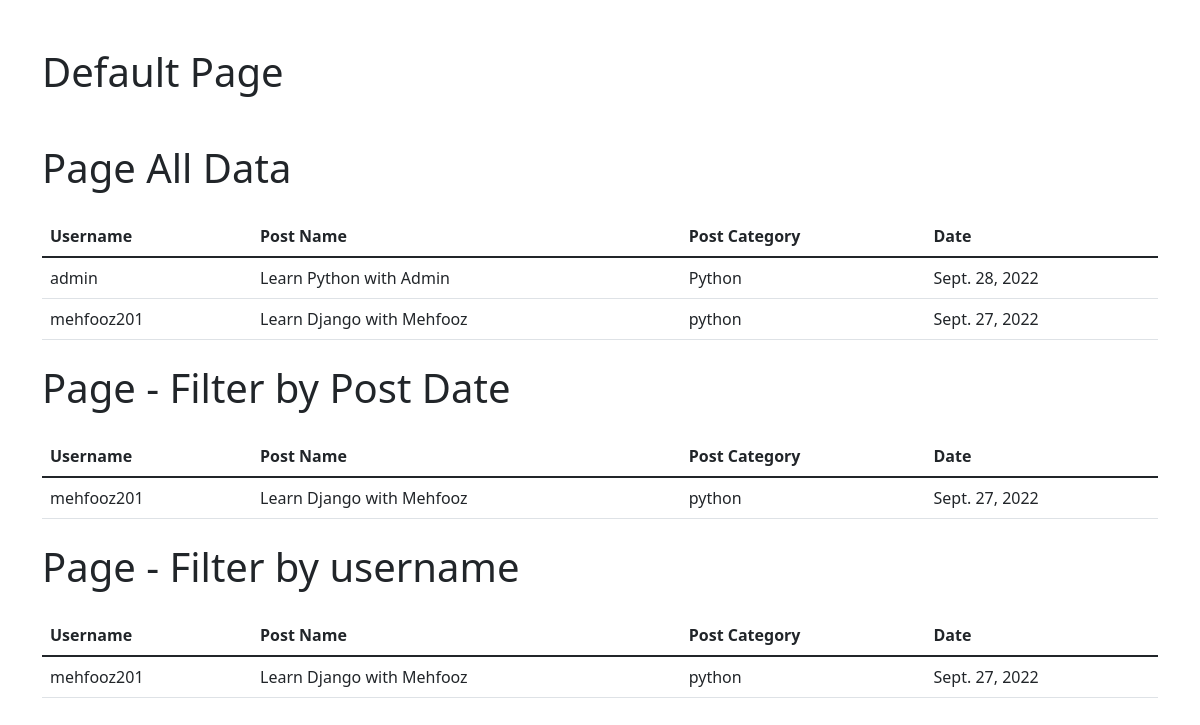
/page/, run on the app's committed database.
### myapp/models.py (models this page shows)
class Page(models.Model):
    user = models.OneToOneField(User, on_delete=models.CASCADE, primary_key=True, limit_choices_to = {'is_staff':True})
    page_name = models.CharField(max_length=70)
    page_cat = models.CharField(max_length=70)
    page_pub_date = models.DateField()

### myapp/views.py (the view)
# urls.py: path('page/', views.page, name='page'),
def page(request):
    data1 = Page.objects.all()
    data2 = Page.objects.filter(user__email='graphicx.mehfooz201@gmail.com')
    data3 = Page.objects.filter(page_cat='python')
    return render(request, 'myapp/page.html', {'data1':data1, 'data2':data2, 'data3':data3})

### myapp/templates/myapp/page.html (shortened to what this page needs)
<!doctype html>
<html lang="en">
  <head>
    <link href="https://cdn.jsdelivr.net/npm/bootstrap@5.1.3/dist/css/bootstrap.min.css" rel="stylesheet">
  </head>
  <body>
    <div class="container">
        <h1 class="my-5">Default Page</h1>
        <h1 class="my-4">Page All Data</h1>
        <table class="table">
            <thead>
              <tr>
                <th scope="col">Username</th>
                <th scope="col">Post Name</th>
                <th scope="col">Post Category</th>
                <th scope="col">Date</th>
              </tr>
            </thead>
            <tbody>
            {% for dt1 in data1 %}
                <tr>
                    <td>{{dt1.user}}</td>
                    <td>{{dt1.page_name}}</td>
                    <td>{{dt1.page_cat}}</td>
                    <td>{{dt1.page_pub_date}}</td>
                </tr>
            {% endfor %}
            </tbody>
          </table>
        <h1 class="my-4">Page - Filter by Post Date</h1>
        <table class="table">
            <thead>
              <tr>
                <th scope="col">Username</th>
                <th scope="col">Post Name</th>
                <th scope="col">Post Category</th>
                <th scope="col">Date</th>
              </tr>
            </thead>
            <tbody>
            {% for dt2 in data2 %}
                <tr>
                    <td>{{dt2.user}}</td>
                    <td>{{dt2.page_name}}</td>
                    <td>{{dt2.page_cat}}</td>
                    <td>{{dt2.page_pub_date}}</td>
                </tr>
            {% endfor %}
            </tbody>
          </table>
        <h1 class="my-4">Page - Filter by username</h1>
        <table class="table">
            <thead>
              <tr>
                <th scope="col">Username</th>
                <th scope="col">Post Name</th>
                <th scope="col">Post Category</th>
                <th scope="col">Date</th>
              </tr>
            </thead>
            <tbody>
            {% for dt3 in data3 %}
                <tr>
                    <td>{{dt3.user}}</td>
                    <td>{{dt3.page_name}}</td>
                    <td>{{dt3.page_cat}}</td>
                    <td>{{dt3.page_pub_date}}</td>
                </tr>
            {% endfor %}
            </tbody>
          </table>
    </div>
  </body>
</html>

### data on the page
Page: user "admin", page_name "Learn Python with Admin", page_cat "Python", page_pub_date "Sept. 28, 2022"
Page: user "mehfooz201", page_name "Learn Django with Mehfooz", page_cat "python", page_pub_date "Sept. 27, 2022"
